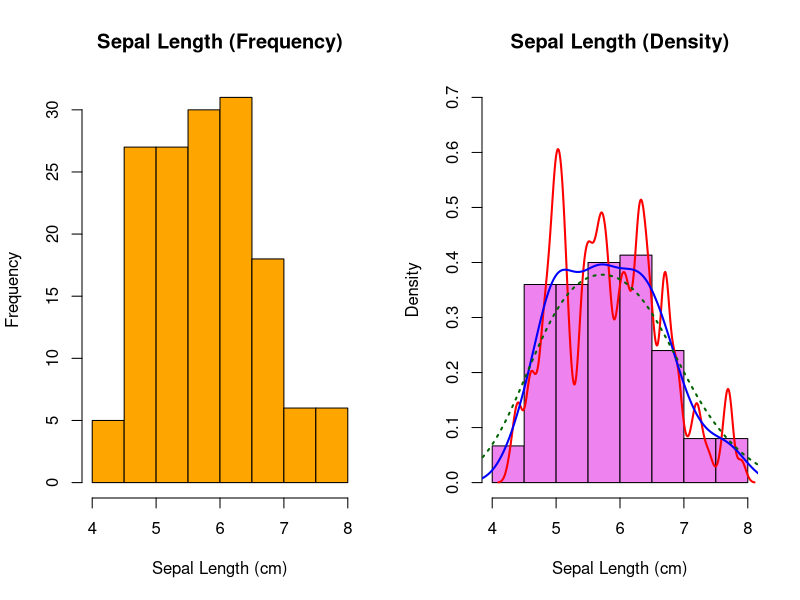
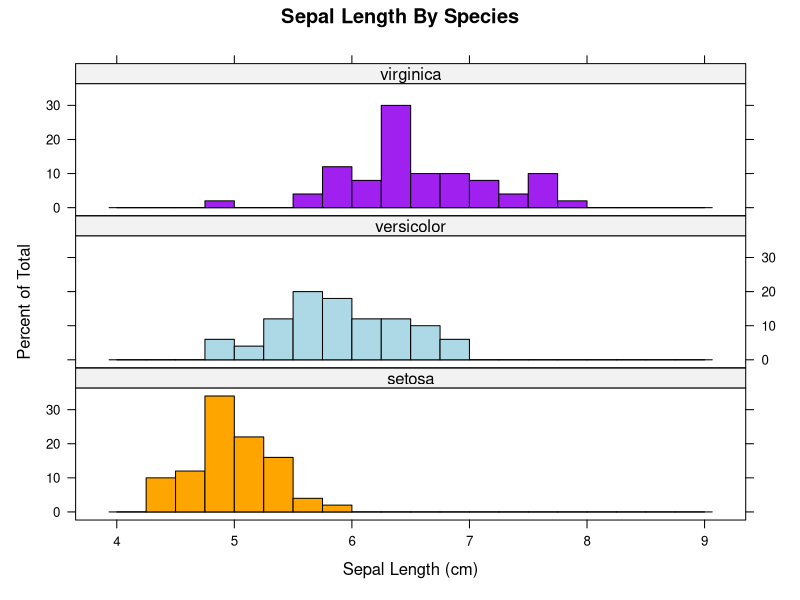
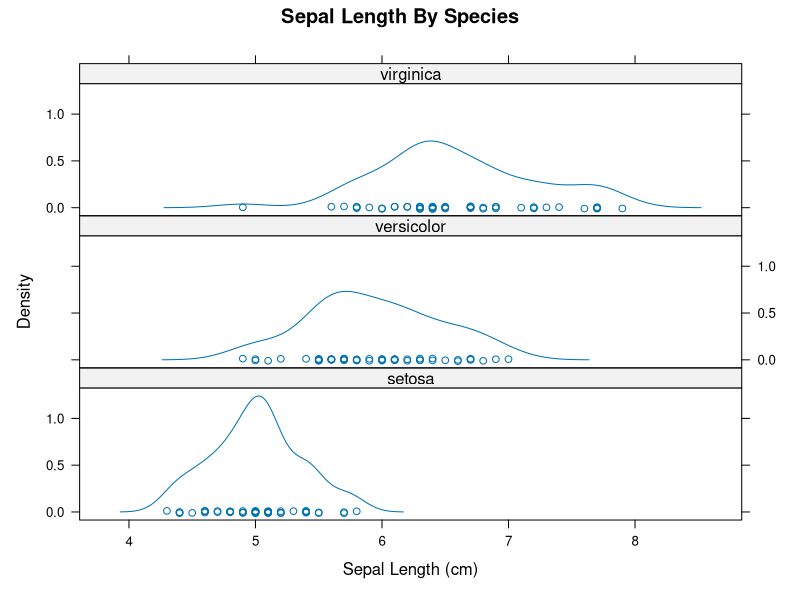
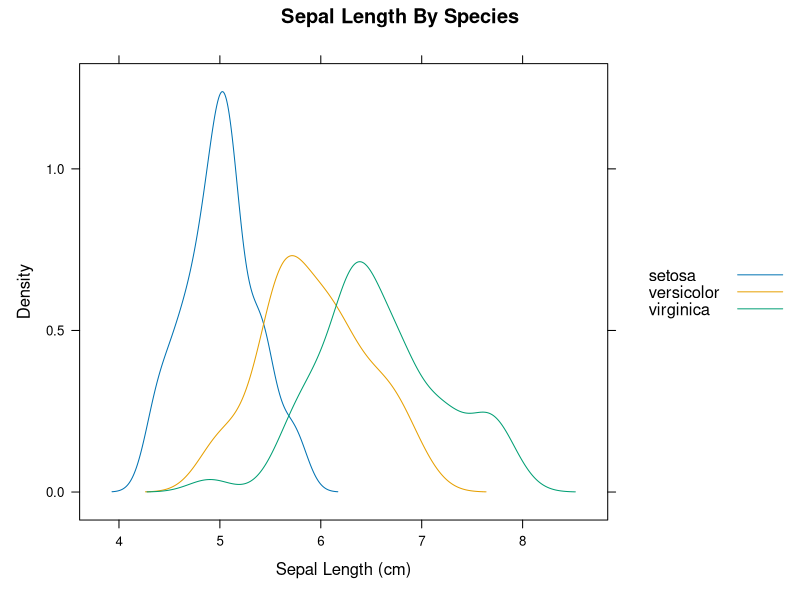
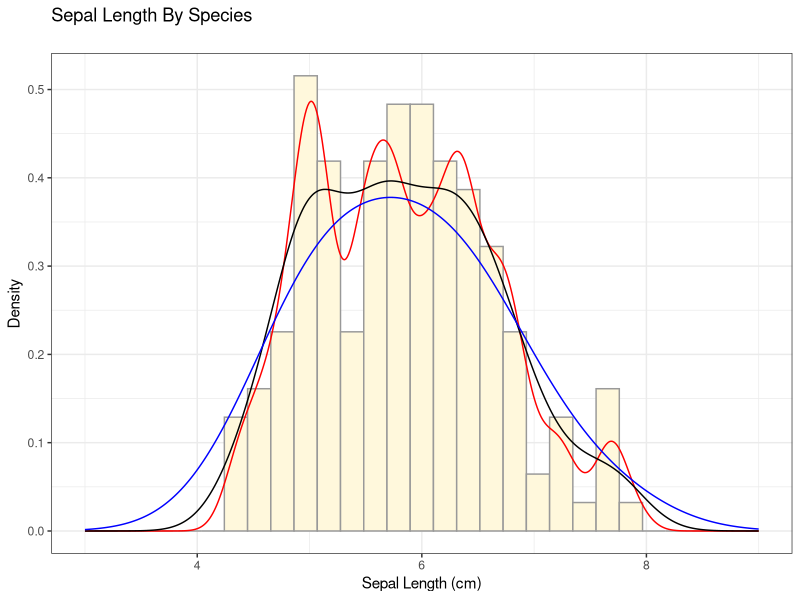
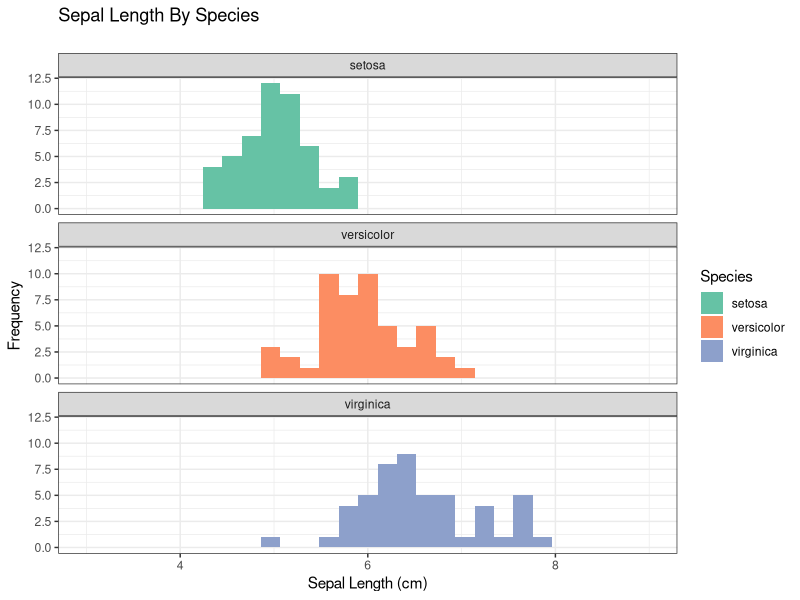
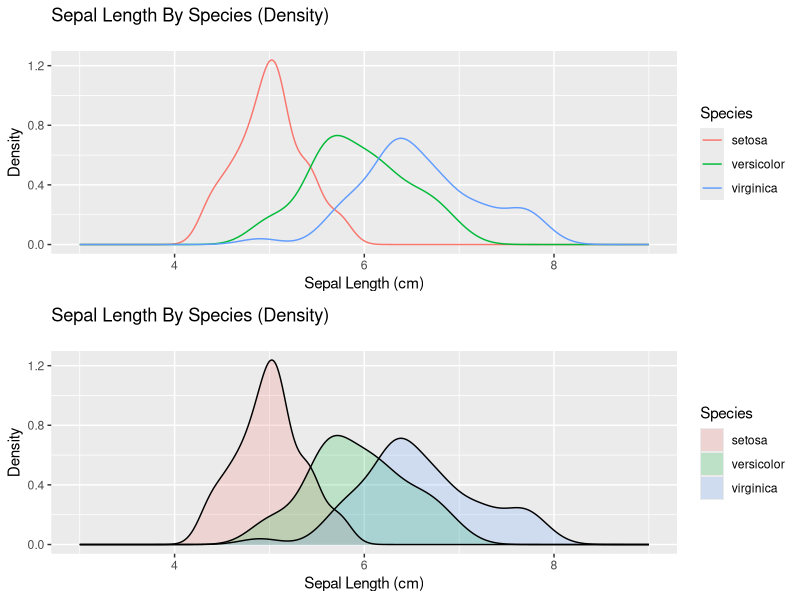
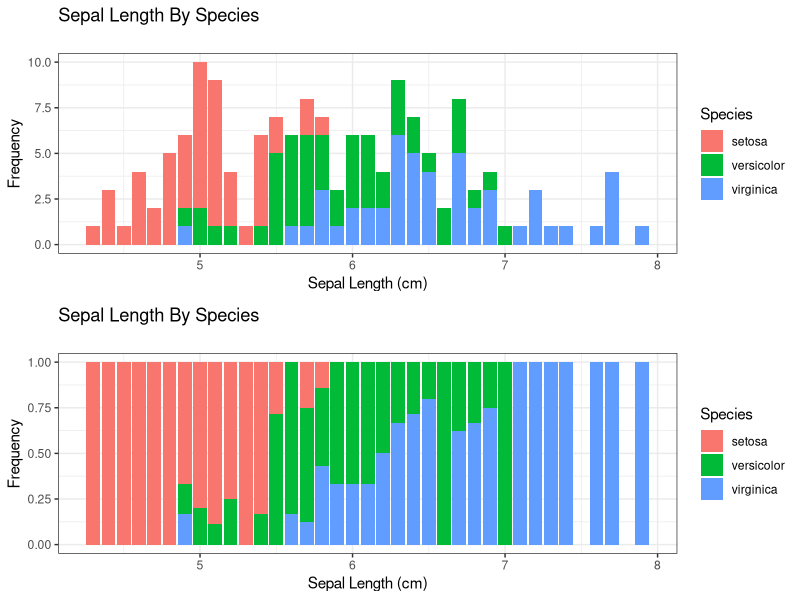

Reproduce these figures in R, in order.
## ---- chunk 1
library(knitr)
knitr::opts_chunk$set(tidy=T, 
               fig.width=8,
               fig.height=6,
               fig.align='center',
               warning=FALSE,
               message=FALSE,
               echo=TRUE)
options(width = 120)
data(iris); attach(iris)
## ---- chunk 2
par(mfrow=c(1,2))
hist(Sepal.Length, col="orange", 
     main="Sepal Length (Frequency)",
     xlab="Sepal Length (cm)")
hist(Sepal.Length, prob=TRUE, col="violet", 
     main="Sepal Length (Density)",
     xlab="Sepal Length (cm)",
     ylim=c(0.0,0.7))
lines(density(Sepal.Length, adjust=0.25), col="red", lwd=2)
lines(density(Sepal.Length), col="blue", lwd=2)
lines(density(Sepal.Length, adjust=2), lty="dotted", col="darkgreen", lwd=2)
par(mfrow=c(1,1))
## ---- chunk 3
library(lattice)
histogram(~ Sepal.Length | Species,
          main="Sepal Length By Species",
          xlab="Sepal Length (cm)",
          breaks=seq(from=4,to=9,by=0.25),
          col=c("orange","lightblue","purple"),
          panel=function(x, col=col,...){
            panel.histogram(x,col=col[packet.number()],...)
          },
          layout=c(1,3))
densityplot(~ Sepal.Length | Species,
            main="Sepal Length By Species",
            xlab="Sepal Length (cm)",
            layout=c(1,3))
densityplot(~ Sepal.Length,
            groups=Species,
            xlab="Sepal Length (cm)",
            main="Sepal Length By Species",
            plot.points=FALSE,
            auto.key=TRUE)
## ---- chunk 4
library(ggplot2)
library(gridExtra)
ggplot(data = iris, aes(x=Sepal.Length,y=..density..)) +
  geom_histogram(fill="cornsilk",colour="grey60",size=.5) + 
  geom_line(stat="density", adjust=0.5, colour="red") +
  geom_line(stat="density") +
  geom_line(stat="density", adjust=2.0, colour="blue") +
  xlab("Sepal Length (cm)") +
  ylab("Density") +
  xlim(3,9) +
  theme_bw() +
  ggtitle("Sepal Length By Species\n")
ggplot(data = iris, aes(x=Sepal.Length)) +
  geom_histogram(aes(fill=Species)) +
  scale_fill_brewer(palette="Set2") +
  facet_wrap( ~ Species, ncol=1) +
  xlab("Sepal Length (cm)") +
  ylab("Frequency") +
  xlim(3,9) +
  theme_bw() +
  ggtitle("Sepal Length By Species\n")
p1 = ggplot(data = iris, aes(x=Sepal.Length, colour=Species)) + 
    geom_line(stat="density") + 
    xlim(3,9) +
    xlab("Sepal Length (cm)") +
    ylab("Density")  + 
    ggtitle("Sepal Length By Species (Density)\n") +
    theme(plot.title = element_text(lineheight=.8, face="plain"))
p2 = ggplot(data = iris, aes(x=Sepal.Length, fill=Species)) + 
    geom_density(colour=NA,alpha=0.2) + 
    geom_line(stat="density") + 
    xlim(3,9) +
    xlab("Sepal Length (cm)") +
    ylab("Density")  + 
    ggtitle("Sepal Length By Species (Density)\n") +
    theme(plot.title = element_text(lineheight=.8, face="plain"))
grid.arrange(p1,p2,nrow=2)

p1 = ggplot(data = iris, aes(x=Sepal.Length, fill=Species)) +
  geom_bar()+
  xlab("Sepal Length (cm)") +
  ylab("Frequency") +
  ggtitle("Sepal Length By Species\n") +
  theme_bw()
p2 = ggplot(data = iris, aes(x=Sepal.Length, fill=Species)) +
  geom_bar(position="fill")+
  xlab("Sepal Length (cm)") +
  ylab("Frequency") +
  ggtitle("Sepal Length By Species\n") +
  theme_bw()
grid.arrange(p1,p2,nrow=2)
## ---- chunk 5
sessionInfo()
